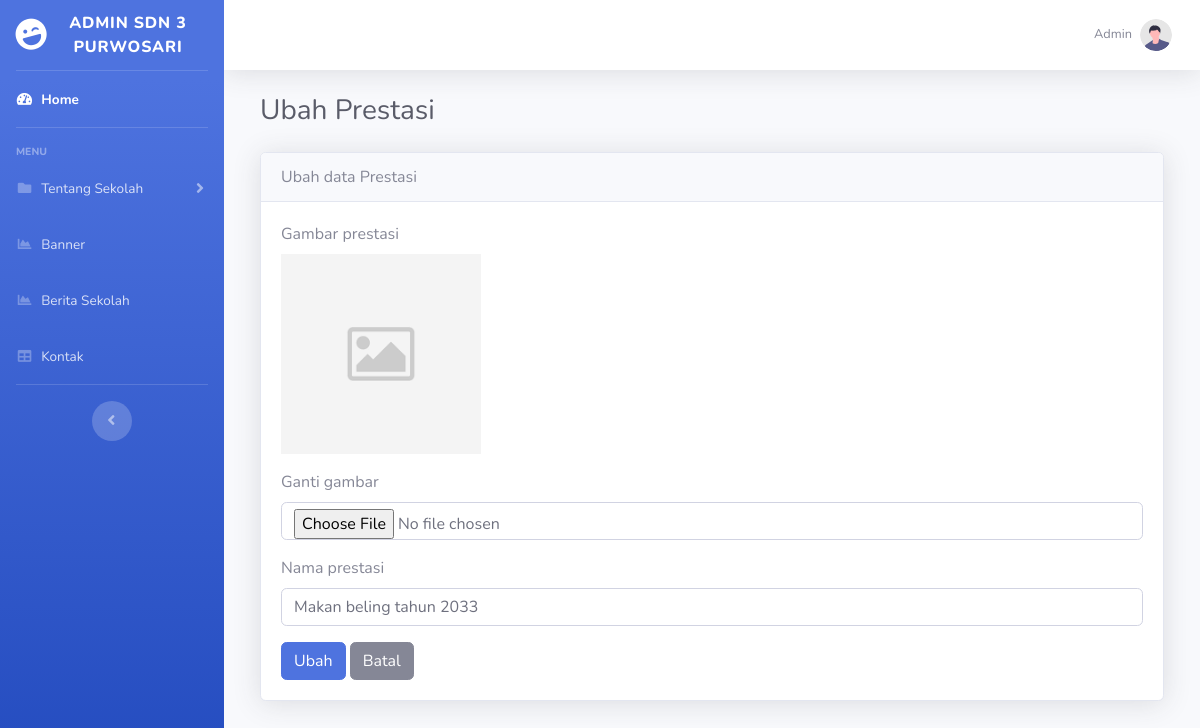
The app's page /admin/index.php?halaman=ubahprestasi&id=1 (signed in) with its own data.
### tables this page shows
CREATE TABLE `prestasi` (
  `id_prestasi` int(11) NOT NULL,
  `gambar_prestasi` varchar(255) NOT NULL,
  `nama_prestasi` text NOT NULL
);

### admin/ubahprestasi.php (the view, shortened to what this page needs)
<?php
$ambil = $koneksi->query("SELECT * FROM prestasi WHERE id_prestasi = '$_GET[id]'");
$pecah = $ambil->fetch_assoc();
?>
<head><title>Admin SDN 3 Purwosari - Ubah Prestasi</title></head>
<div class="container-fluid">
    <h1 class="h3 mb-2 text-gray-800">Ubah Prestasi</h1>
<div class="card shadow mb-4">
  <div class="card-header">Ubah data Prestasi</div>
<div class="card-body">
  <div>
<form action="" method="post" enctype="multipart/form-data">
      <div class="form-group">
        <label for="">Gambar prestasi</label><br>
        <img src="../images/gambar_prestasi/<?= $pecah['gambar_prestasi']?>" width="200">
      </div>
      <div class="form-group">
        <label for="">Ganti gambar</label>
        <input type="file" name="gambar" class="form-control">
      </div>
      <div class="form-group">
        <label for="">Nama prestasi</label>
        <input type="text" name="namapre" class="form-control" value="<?= $pecah['nama_prestasi']; ?>">
      </div>
      <button name="ubah" class="btn btn-primary">Ubah</button>
      <a href="index.php?halaman=prestasi" class="btn btn-secondary">Batal</a>
    </form>
  </div>
</div>
</div>
</div>

### records on screen
prestasi: gambar_prestasi (picture), namapre "Makan beling tahun 2033"
